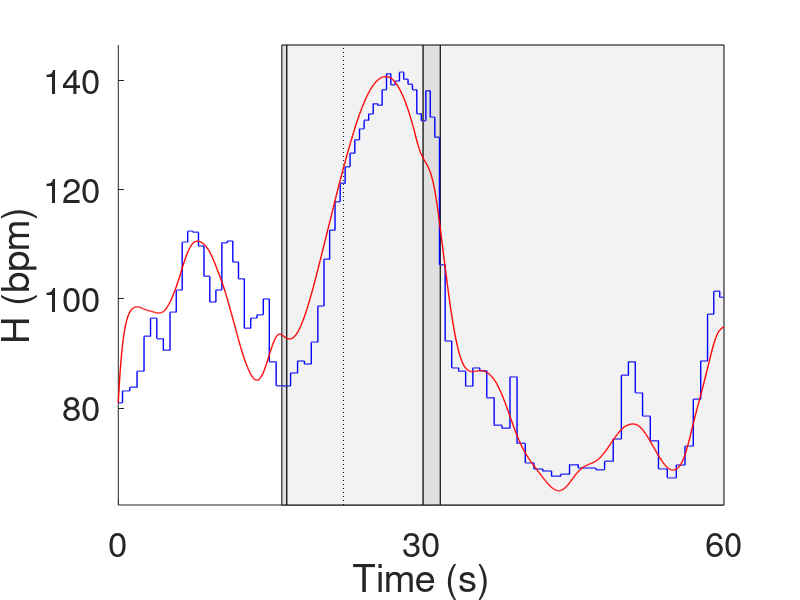
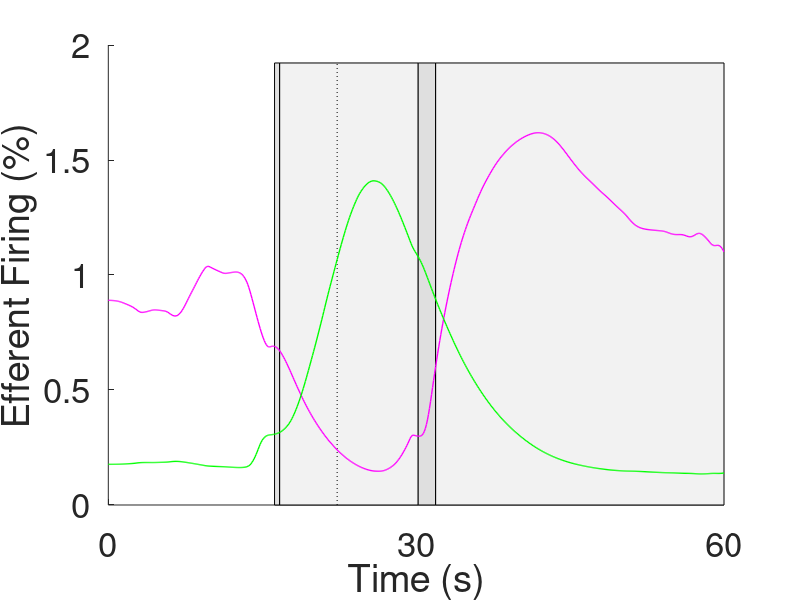

Here is the MATLAB script that generated these plots, in order:
%{
DriverBasic_plotopt.m
This script plots the optimized solutions computed DriverBasic_LM.m of the
full model.

It requires 'optHR.mat'.
%}

%Clear workspace
clear all
close all

%% Inputs 

load optHR.mat 

printon = 0; %Print for plots

%% Make prediction plots 

%Heart Rate 
hfig1 = figure(1);
clf 
hold on 
patch(x1,yH,gray)
hold on 
patch(x2,yH,lgray)
hold on 
patch(x3,yH,gray)
hold on 
patch(x4,yH,lgray)
hold on 
plot(t2*I,Hlims,'k:','linewidth',0.5)
hold on 
h1 = plot(Tdata,Hdata,'b','linewidth',1);
hold on 
h2 = plot(time,HR_LM,'r','linewidth',1);
hold on 
set(gca,'FontSize',25)
xlim(Tlims)
ylim(Hlims)
ylabel('H (bpm)')
xlabel('Time (s)')
%legend([h1 h2],'Data','Model')
set(gca,'XTick',xtick); 

%Efferent Activity
hfig2 = figure(2);
clf
patch(x1,yeff,gray)
hold on 
patch(x2,yeff,lgray)
hold on 
patch(x3,yeff,gray)
hold on 
patch(x4,yeff,lgray)
hold on 
plot(t2*I,efflims,'k:','linewidth',0.5)
hold on
h1 = plot(time,Tpb_LM,'m','linewidth',1);
hold on 
h2 = plot(time,Ts_LM,'g','linewidth',1);
set(gca,'FontSize',25)
xlim(Tlims)
ylabel('Efferent Firing (%)')
xlabel('Time (s)')
%legend([h1 h2],'T_{p,b}','T_s')
%ylim([-.1 1.1])
set(gca,'XTick',xtick);

if printon == 1
    print(hfig1,'-depsc2','opthr.eps')
    print(hfig2,'-depsc2','eff.eps')

    print(hfig1,'-dpng','opthr.png')
    print(hfig2,'-dpng','eff.png')
end
